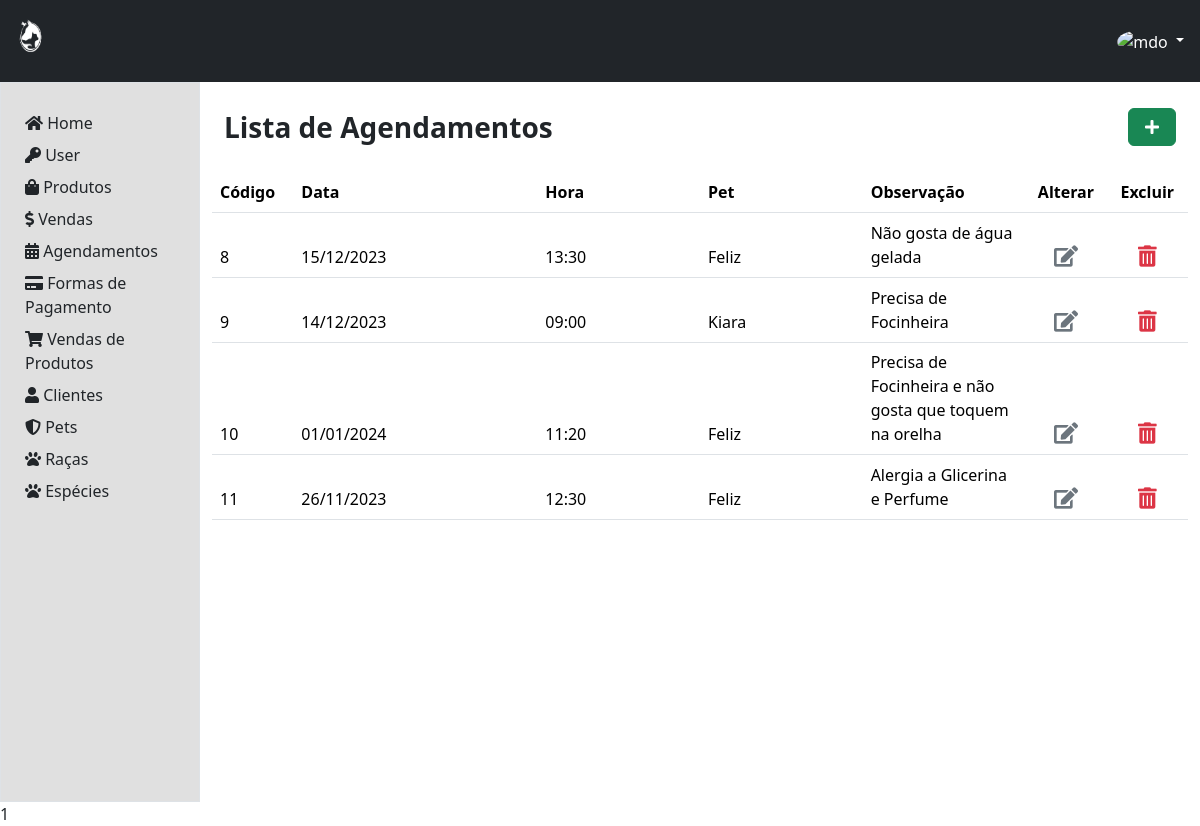
The page /area-admin/agendamento/index.php (signed in) on the database its author committed.
### tables this page shows
CREATE TABLE `tbagendamento` (
  `codAgendamento` int(11) NOT NULL,
  `dataAgendamento` date NOT NULL,
  `horaAgendamento` time NOT NULL,
  `codPet` int(11) NOT NULL,
  `obsAgendamento` varchar(200) NOT NULL
);

CREATE TABLE `tbpet` (
  `codPet` int(11) NOT NULL,
  `descPet` varchar(100) NOT NULL,
  `codCliente` int(11) NOT NULL,
  `pesoPet` float NOT NULL,
  `codRaca` int(11) NOT NULL
);

### dao/AgendamentoDao.php (called while the page is built, shortened)
<?php
    class AgendamentoDao {
            public static function selectAll() {
                $conexao = Conexao::conectar();
                $query = "SELECT a.*, p.descPet
                        FROM tbagendamento a
                        INNER JOIN tbpet p ON a.codPet = p.codPet";
                $stmt = $conexao->prepare($query);
                $stmt->execute();
                return $stmt->fetchAll(PDO::FETCH_ASSOC);
            }
    }
?>

### area-admin/agendamento/index.php (the view, shortened to what this page needs)
<?php
  require_once '../../dao/AgendamentoDao.php';
  $agendamentos = AgendamentoDao::selectAll();
?>
<!DOCTYPE html>
<html lang="pt-br">
<head>
  <link href="https://cdn.jsdelivr.net/npm/bootstrap@5.3.2/dist/css/bootstrap.min.css" rel="stylesheet">
  <link rel="stylesheet" href="https://use.fontawesome.com/releases/v5.3.1/css/all.css">
  <link rel="stylesheet" href="css/style.css">
</head>
<body style="justify-content: center; align-items: center; height: 100vh ">
<?php
    if (isset($_SESSION['codAdm'])) {
        include('./../../componentes/header-adm.php');
    }
  ?>
  <div class="container-fluid" style="height: 90vh">
    <div class="row h-100">
    <?php
      include('./../../componentes/menu-adm.php');
      ?>
      <div class="col-md-10  p-4 borber">
        <div class="row align-items-center mb-4">
          <div class="col fs-3 fw-semibold">
            Lista de Agendamentos
          </div>
          <div class="col text-end ">
            <a class="btn btn-success px-3" role="button" aria-disabled="true" href="register-agendamento.php"><i
                class="fas fa-plus" aria-hidden="true"></i></a>
          </div>
        </div>
        <div class=" row">
          <table class="table table-hover">
            <thead>
              <tr>
                <th class="col-md-1">Código</th>
                <th class="col-md-3">Data</th>
                <th class="col-md-2">Hora</th>
                <th class="col-md-2">Pet</th>
                <th class="col-md-2">Observação</th>
                <th class="text-center col-md-1">Alterar</th>
                <th class="text-center col-md-1">Excluir</th>
              </tr>
              <?php foreach($agendamentos as $agendamento) { ?>
              <tr>
              <td><?= $agendamento['codAgendamento'] ?></td>
              <td><?= date('d/m/Y', strtotime($agendamento['dataAgendamento'])) ?></td>
              <td><?= date('H:i', strtotime($agendamento['horaAgendamento'])) ?></td>
              <td><?= $agendamento['descPet'] ?></td>
                <td><?= $agendamento['obsAgendamento'] ?></td>
                <td class="text-center">
                  <form action="process-agendamento.php" method="POST">
                    <button type="submit" class="dropdown-item" ><i
                        class="fas fa-edit fa-lg text-secondary"></i>
                    </button>
                  </form>
                </td>
                <td class="text-center ">
                  <a class="dropdown-item" onclick="modalRemover(<?=$agendamento['codAgendamento']?>,'codDeletar')">
                    <i class="fas fa-trash-alt fa-lg text-danger"></i>
                  </a>
                </td>
              <tr>
              <?php } ?>
            </thead>
          </table>
        </div>
      </div>
    </div>
  </div>
  <?= require './../../componentes/modal.php'?>
</body>
</html>

### css/style.css (style rules this page uses)
a { position: relative; text-decoration: none; }

### rows shown on the page
tbagendamento: codAgendamento "8", dataAgendamento "15/12/2023", horaAgendamento "13:30", tbpet.descPet "Feliz", obsAgendamento "Não gosta de água gelada"
tbagendamento: codAgendamento "9", dataAgendamento "14/12/2023", horaAgendamento "09:00", tbpet.descPet "Kiara", obsAgendamento "Precisa de Focinheira"
tbagendamento: codAgendamento "10", dataAgendamento "01/01/2024", horaAgendamento "11:20", tbpet.descPet "Feliz", obsAgendamento "Precisa de Focinheira e não gosta que toquem na orelha"
tbagendamento: codAgendamento "11", dataAgendamento "26/11/2023", horaAgendamento "12:30", tbpet.descPet "Feliz", obsAgendamento "Alergia a Glicerina e Perfume"

### other values the page prints
require './../../componentes/modal.php' "1"
